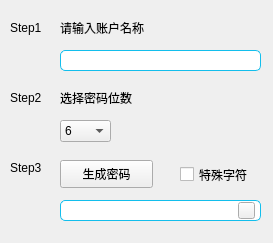
<?xml version="1.0" encoding="UTF-8"?>
<ui version="4.0">
 <class>generatePassWord</class>
 <widget class="QWidget" name="generatePassWord">
  <property name="geometry">
   <rect>
    <x>0</x>
    <y>0</y>
    <width>273</width>
    <height>243</height>
   </rect>
  </property>
  <property name="windowTitle">
   <string>Form</string>
  </property>
  <widget class="QLabel" name="label">
   <property name="geometry">
    <rect>
     <x>60</x>
     <y>20</y>
     <width>121</width>
     <height>16</height>
    </rect>
   </property>
   <property name="text">
    <string>请输入账户名称</string>
   </property>
  </widget>
  <widget class="QLabel" name="label_2">
   <property name="geometry">
    <rect>
     <x>60</x>
     <y>90</y>
     <width>91</width>
     <height>16</height>
    </rect>
   </property>
   <property name="text">
    <string>选择密码位数</string>
   </property>
  </widget>
  <widget class="QLineEdit" name="lineEdit">
   <property name="geometry">
    <rect>
     <x>60</x>
     <y>50</y>
     <width>201</width>
     <height>21</height>
    </rect>
   </property>
   <property name="toolTip">
    <string>建议输入完整多类型字符账户名称，更加安全</string>
   </property>
   <property name="styleSheet">
    <string notr="true">border: 1px solid;
border-color: rgb(19, 190, 236);
border-radius: 5px;</string>
   </property>
  </widget>
  <widget class="QLabel" name="label_3">
   <property name="geometry">
    <rect>
     <x>10</x>
     <y>20</y>
     <width>72</width>
     <height>15</height>
    </rect>
   </property>
   <property name="text">
    <string>Step1</string>
   </property>
  </widget>
  <widget class="QLabel" name="label_4">
   <property name="geometry">
    <rect>
     <x>10</x>
     <y>90</y>
     <width>72</width>
     <height>15</height>
    </rect>
   </property>
   <property name="text">
    <string>Step2</string>
   </property>
  </widget>
  <widget class="QComboBox" name="comboBox">
   <property name="geometry">
    <rect>
     <x>60</x>
     <y>120</y>
     <width>51</width>
     <height>22</height>
    </rect>
   </property>
   <item>
    <property name="text">
     <string>6</string>
    </property>
   </item>
   <item>
    <property name="text">
     <string>8</string>
    </property>
   </item>
   <item>
    <property name="text">
     <string>10</string>
    </property>
   </item>
   <item>
    <property name="text">
     <string>12</string>
    </property>
   </item>
   <item>
    <property name="text">
     <string>14</string>
    </property>
   </item>
  </widget>
  <widget class="QLabel" name="label_5">
   <property name="geometry">
    <rect>
     <x>10</x>
     <y>160</y>
     <width>72</width>
     <height>15</height>
    </rect>
   </property>
   <property name="text">
    <string>Step3</string>
   </property>
  </widget>
  <widget class="QPushButton" name="pushButton">
   <property name="geometry">
    <rect>
     <x>60</x>
     <y>160</y>
     <width>93</width>
     <height>28</height>
    </rect>
   </property>
   <property name="text">
    <string>生成密码</string>
   </property>
  </widget>
  <widget class="QLineEdit" name="lineEdit_2">
   <property name="geometry">
    <rect>
     <x>60</x>
     <y>200</y>
     <width>201</width>
     <height>21</height>
    </rect>
   </property>
   <property name="styleSheet">
    <string notr="true">border: 1px solid;
border-color: rgb(19, 190, 236);
border-radius: 5px;</string>
   </property>
  </widget>
  <widget class="QPushButton" name="pushButton_2">
   <property name="geometry">
    <rect>
     <x>238</x>
     <y>202</y>
     <width>17</width>
     <height>17</height>
    </rect>
   </property>
   <property name="styleSheet">
    <string notr="true"/>
   </property>
   <property name="text">
    <string/>
   </property>
  </widget>
  <widget class="QCheckBox" name="checkBox">
   <property name="geometry">
    <rect>
     <x>180</x>
     <y>165</y>
     <width>91</width>
     <height>19</height>
    </rect>
   </property>
   <property name="text">
    <string>特殊字符</string>
   </property>
  </widget>
 </widget>
 <resources/>
 <connections/>
</ui>
